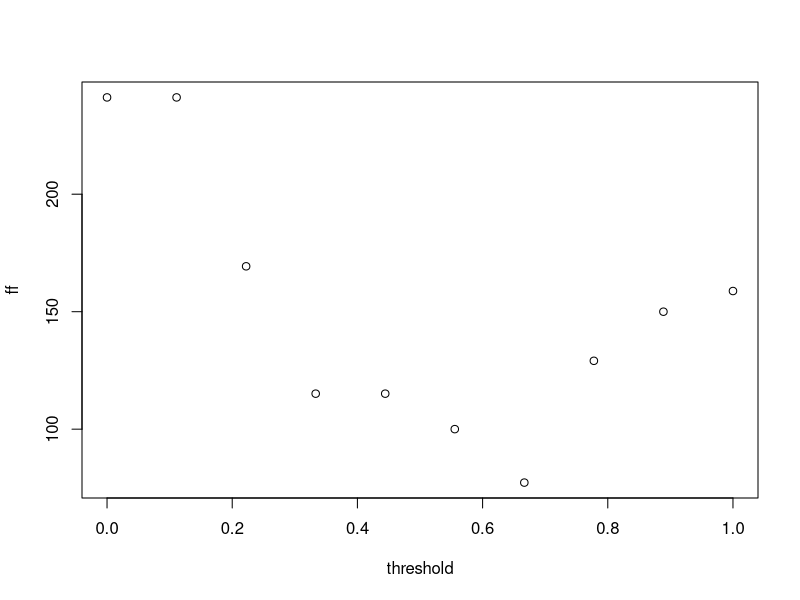

Generate this figure with R:
#Single shot spatially-explicit HD game

#make sure R is clear of old variables
rm(list=ls())

#set the game in a function to pass parameters into the function

hd_sp_game=function(nd,c,rmn, threshold){
  
#set grids (of dimenson n by n) for the strategies, the resource distribution, payoffs and hawk neighbourhood


grid=array(0,dim=c(nd,nd))
resource=array(0,dim=c(nd,nd))
payoff=array(0,dim=c(nd,nd))
htot=array(0,dim=c(nd,nd))

#use set.seed to fix random number generator
set.seed(100)

#set cost of contest


#initialize the grid randomly with resource (with a mean of rmn)



for(i in 1:nd){
    for(j in 1:nd){
      resource[i,j]=rpois(1,rmn)
    }
}

#initialize the grid randomly with hawks using a uniform random number generator threshold and a conditional statement


for(i in 1:nd){
  for(j in 1:nd){
    if(runif(1,0,1)>threshold) grid[i,j]=1.0 else grid[i,j]=0.0
  }
}

#set rules using conditional statements

for(i in 1:nd){
  for(j in 1:nd){
    
    # boundary conditions are periodic 
    
    am=0
    ap=0
    
    bm=0
    bp=0
    
    if(i-1==0) am=nd else am=i-1
    if(i+1>nd) ap=1 else ap=i+1
    
    if(j-1==0) bm=nd else bm=j-1
    if(j+1>nd) bp=1 else bp=j+1
    
     tmp=0.0
     if(grid[ap,j]==1) tmp=tmp+1.0
     if(grid[i,bp]==1) tmp=tmp+1.0
     if(grid[am,j]==1) tmp=tmp+1.0
     if(grid[i,bm]==1) tmp=tmp+1.0
     htot[i,j]=tmp
  }
}

#for each cell evaluate neighbourhood and return payoff

for(i in 1:nd){
  for(j in 1:nd){
    
    # boundary conditions are periodic 
    am=0
    ap=0
    
    bm=0
    bp=0
    
    if(i-1==0) am=nd else am=i-1
    if(i+1>nd) ap=1 else ap=i+1
    
    if(j-1==0) bm=nd else bm=j-1
    if(j+1>nd) bp=1 else bp=j+1
    
  
    #rules of the spatial game as conditional statements for a focal cell grid[i,j]
    
    if(grid[i,j]==0){# for a dove
      
      if(grid[ap,j]==0 && grid[am,j]==0 && grid[i,bp]==0 && grid[i,bm]==0) payoff[i,j]=resource[i,j]/5 #all neighbours are doves
      if(grid[ap,j]==1 || grid[am,j]==1 || grid[i,bp]==1 || grid[i,bm]==1) payoff[i,j]=0.0} #at least one neighbour is a hawk
    
    else{ #for a hawk
      
     if(grid[ap,j]==0 && grid[am,j]==0 && grid[i,bp]==0 && grid[i,bm]==0) payoff[i,j]=resource[i,j] #all neighbours are doves
     if(grid[ap,j]==1 && grid[am,j]==1 && grid[i,bp]==1 && grid[i,bm]==1) payoff[i,j]=c-resource[i,j]/5 #all neighbours are hawks
     if(grid[ap,j]==1 || grid[am,j]==1 || grid[i,bp]==1 || grid[i,bm]==1) payoff[i,j]=c-resource[i,j]/(htot[i,j]+1)} #some neighbours are hawks
     
     
  }
}

#function has to return a fitness value
#measures of fitness

#total fitness 
sum(payoff)

#average fitness 
#mean(payoff)

#variance in fitness 
#vp=sum((payoff-mean(payoff))^2/(nd*nd-1))
#vp

#coefficient of variation in fitness
#mean(payoff)/sqrt(vp)
}

ff=array(0,dim=c(10))
threshold=seq(0,1,length=10)

for(k in 1:10)
ff[k]=hd_sp_game(4,25,50,threshold[k])

plot(threshold,ff)

